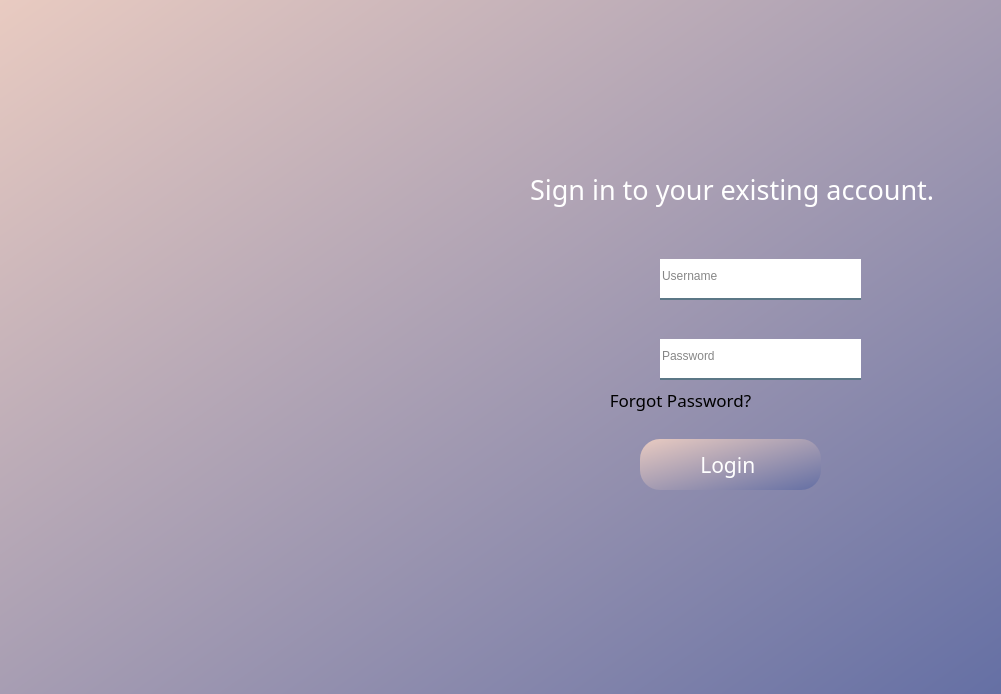
<?xml version="1.0" encoding="UTF-8"?>
<ui version="4.0">
 <class>Dialog</class>
 <widget class="QDialog" name="Dialog">
  <property name="geometry">
   <rect>
    <x>0</x>
    <y>0</y>
    <width>1001</width>
    <height>694</height>
   </rect>
  </property>
  <property name="windowTitle">
   <string>Dialog</string>
  </property>
  <widget class="QWidget" name="widget" native="true">
   <property name="geometry">
    <rect>
     <x>0</x>
     <y>-1</y>
     <width>1001</width>
     <height>701</height>
    </rect>
   </property>
   <property name="styleSheet">
    <string notr="true">
background-color: qlineargradient(spread:pad, x1:0, y1:0, x2:1, y2:1, stop:0 rgba(233, 203, 193, 255), stop:1 rgba(100, 111, 164, 255));</string>
   </property>
   <widget class="QLabel" name="label">
    <property name="geometry">
     <rect>
      <x>0</x>
      <y>0</y>
      <width>211</width>
      <height>91</height>
     </rect>
    </property>
    <property name="styleSheet">
     <string notr="true">background: transparent</string>
    </property>
    <property name="text">
     <string/>
    </property>
    <property name="pixmap">
     <pixmap>UI Icons/1x/1x/Asset 3.png</pixmap>
    </property>
   </widget>
   <widget class="QLabel" name="label_3">
    <property name="geometry">
     <rect>
      <x>0</x>
      <y>632</y>
      <width>1001</width>
      <height>71</height>
     </rect>
    </property>
    <property name="styleSheet">
     <string notr="true">background: transparent</string>
    </property>
    <property name="text">
     <string/>
    </property>
    <property name="pixmap">
     <pixmap>UI Icons/1x/1x/Asset 5.png</pixmap>
    </property>
   </widget>
   <widget class="QLabel" name="error">
    <property name="geometry">
     <rect>
      <x>620</x>
      <y>380</y>
      <width>271</width>
      <height>41</height>
     </rect>
    </property>
    <property name="styleSheet">
     <string notr="true">background: transparent;
color:rgb(255, 2, 27);
font: 12pt&quot;Times New Roman&quot;
</string>
    </property>
    <property name="text">
     <string/>
    </property>
   </widget>
   <widget class="QLabel" name="label_9">
    <property name="geometry">
     <rect>
      <x>50</x>
      <y>60</y>
      <width>501</width>
      <height>551</height>
     </rect>
    </property>
    <property name="styleSheet">
     <string notr="true">background:transparent</string>
    </property>
    <property name="text">
     <string/>
    </property>
    <property name="pixmap">
     <pixmap>UI Icons/1x/2x/1x/Asset 2.png</pixmap>
    </property>
   </widget>
   <widget class="QLabel" name="label_4">
    <property name="geometry">
     <rect>
      <x>530</x>
      <y>150</y>
      <width>481</width>
      <height>81</height>
     </rect>
    </property>
    <property name="font">
     <font>
      <family>Montserrat Bold</family>
      <pointsize>20</pointsize>
      <weight>50</weight>
      <italic>false</italic>
      <bold>false</bold>
      <underline>false</underline>
     </font>
    </property>
    <property name="styleSheet">
     <string notr="true">color: rgb(255, 255, 255);
background: transparent;
font: 20pt&quot;Montserrat Bold&quot;
</string>
    </property>
    <property name="text">
     <string>Sign in to your existing account.</string>
    </property>
   </widget>
   <widget class="QLineEdit" name="Username">
    <property name="geometry">
     <rect>
      <x>660</x>
      <y>260</y>
      <width>201</width>
      <height>41</height>
     </rect>
    </property>
    <property name="styleSheet">
     <string notr="true">background-color: rgb(255, 255, 255);
border:none;
border-bottom: 2px solid rgb(46, 82, 101, 200);
color:rgba(0, 0, 0, 240);
padding-bottom:5px;
font: 16pt&quot;Times New Roman&quot;</string>
    </property>
    <property name="placeholderText">
     <string>Username</string>
    </property>
   </widget>
   <widget class="QLineEdit" name="Password">
    <property name="geometry">
     <rect>
      <x>660</x>
      <y>340</y>
      <width>201</width>
      <height>41</height>
     </rect>
    </property>
    <property name="styleSheet">
     <string notr="true">background-color: rgb(255, 255, 255);
border:none;
border-bottom: 2px solid rgb(46, 82, 101, 200);
color:rgba(0, 0, 0, 240);
padding-bottom:5px;
font: 16pt&quot;Times New Roman&quot;</string>
    </property>
    <property name="placeholderText">
     <string>Password</string>
    </property>
   </widget>
   <widget class="QPushButton" name="Login1">
    <property name="geometry">
     <rect>
      <x>640</x>
      <y>440</y>
      <width>181</width>
      <height>51</height>
     </rect>
    </property>
    <property name="font">
     <font>
      <family>Montserrat Bold</family>
      <pointsize>16</pointsize>
      <weight>50</weight>
      <italic>false</italic>
      <bold>false</bold>
      <underline>false</underline>
      <stylestrategy>PreferAntialias</stylestrategy>
     </font>
    </property>
    <property name="cursor">
     <cursorShape>PointingHandCursor</cursorShape>
    </property>
    <property name="styleSheet">
     <string notr="true">QPushButton#Login1{
	border-radius:20px;
	color: rgb(255, 255, 255);
	font: 16pt &quot;Montserrat Bold&quot;;
	background-color: qlineargradient(spread:pad, x1:0, y1:0, x2:1, y2:1, stop:0 			rgba(0, 4, 40, 255), stop:1 rgba(0, 78, 146, 255));}
QPushButton#Login1:hover{
	border-radius:20px;
	color: rgb(255, 255, 255);
	font: 16pt &quot;Montserrat Bold&quot;;
	background-color: qlineargradient(spread:pad, x1:0, y1:0, x2:1, y2:1, stop:0 			rgba(50, 4, 40, 255), stop:1 rgba(70, 78, 146, 255));}
QPushButton#Login1:pressed{
	border-radius:20px;
	color: rgb(255, 255, 255);
	font: 16pt &quot;Montserrat Bold&quot;;
	background-color: qlineargradient(spread:pad, x1:0, y1:0, x2:1, y2:1, stop:0 			rgba9(90, 200, 60, 60), stop:1 rgba(120, 78, 160, 50));}
</string>
    </property>
    <property name="text">
     <string>Login </string>
    </property>
   </widget>
   <widget class="QLabel" name="label_5">
    <property name="geometry">
     <rect>
      <x>600</x>
      <y>260</y>
      <width>47</width>
      <height>41</height>
     </rect>
    </property>
    <property name="styleSheet">
     <string notr="true">background: transparent</string>
    </property>
    <property name="text">
     <string/>
    </property>
    <property name="pixmap">
     <pixmap>UI Icons/1x/icons8-account-90.png</pixmap>
    </property>
    <property name="scaledContents">
     <bool>true</bool>
    </property>
   </widget>
   <widget class="QLabel" name="label_6">
    <property name="geometry">
     <rect>
      <x>600</x>
      <y>340</y>
      <width>47</width>
      <height>41</height>
     </rect>
    </property>
    <property name="styleSheet">
     <string notr="true">background: transparent</string>
    </property>
    <property name="text">
     <string/>
    </property>
    <property name="pixmap">
     <pixmap>UI Icons/1x/icons8-password-90.png</pixmap>
    </property>
    <property name="scaledContents">
     <bool>true</bool>
    </property>
   </widget>
   <widget class="QPushButton" name="Forget_password">
    <property name="geometry">
     <rect>
      <x>580</x>
      <y>380</y>
      <width>201</width>
      <height>41</height>
     </rect>
    </property>
    <property name="font">
     <font>
      <family>Montserrat Bold</family>
      <pointsize>13</pointsize>
      <weight>50</weight>
      <italic>false</italic>
      <bold>false</bold>
      <underline>false</underline>
      <stylestrategy>PreferAntialias</stylestrategy>
     </font>
    </property>
    <property name="cursor">
     <cursorShape>PointingHandCursor</cursorShape>
    </property>
    <property name="styleSheet">
     <string notr="true">QPushButton#Forget_password{
	border-radius:20px;
	color: qlineargradient(spread:pad, x1:0, y1:0, x2:1, y2:1, stop:0 			rgba(0, 4, 40, 255), stop:1 rgba(0, 78, 146, 255));
	font: 13pt &quot;Montserrat Bold&quot;;
	background: transparent}
QPushButton#Forget_password:hover{
	border-radius:20px;
	color: qlineargradient(spread:pad, x1:0, y1:0, x2:1, y2:1, stop:0 			rgba(50, 4, 40, 255), stop:1 rgba(70, 78, 146, 255));
	font: 13pt &quot;Montserrat Bold&quot;;
	background: transparent}
QPushButton#Forget_password:pressed{
	border-radius:20px;
	background: transparent
	font: 13pt &quot;Montserrat Bold&quot;;
	color: qlineargradient(spread:pad, x1:0, y1:0, x2:1, y2:1, stop:0 			rgba9(90, 200, 60, 60), stop:1 rgba(120, 78, 160, 50));}
</string>
    </property>
    <property name="text">
     <string>Forgot Password?</string>
    </property>
   </widget>
  </widget>
 </widget>
 <resources/>
 <connections/>
</ui>
